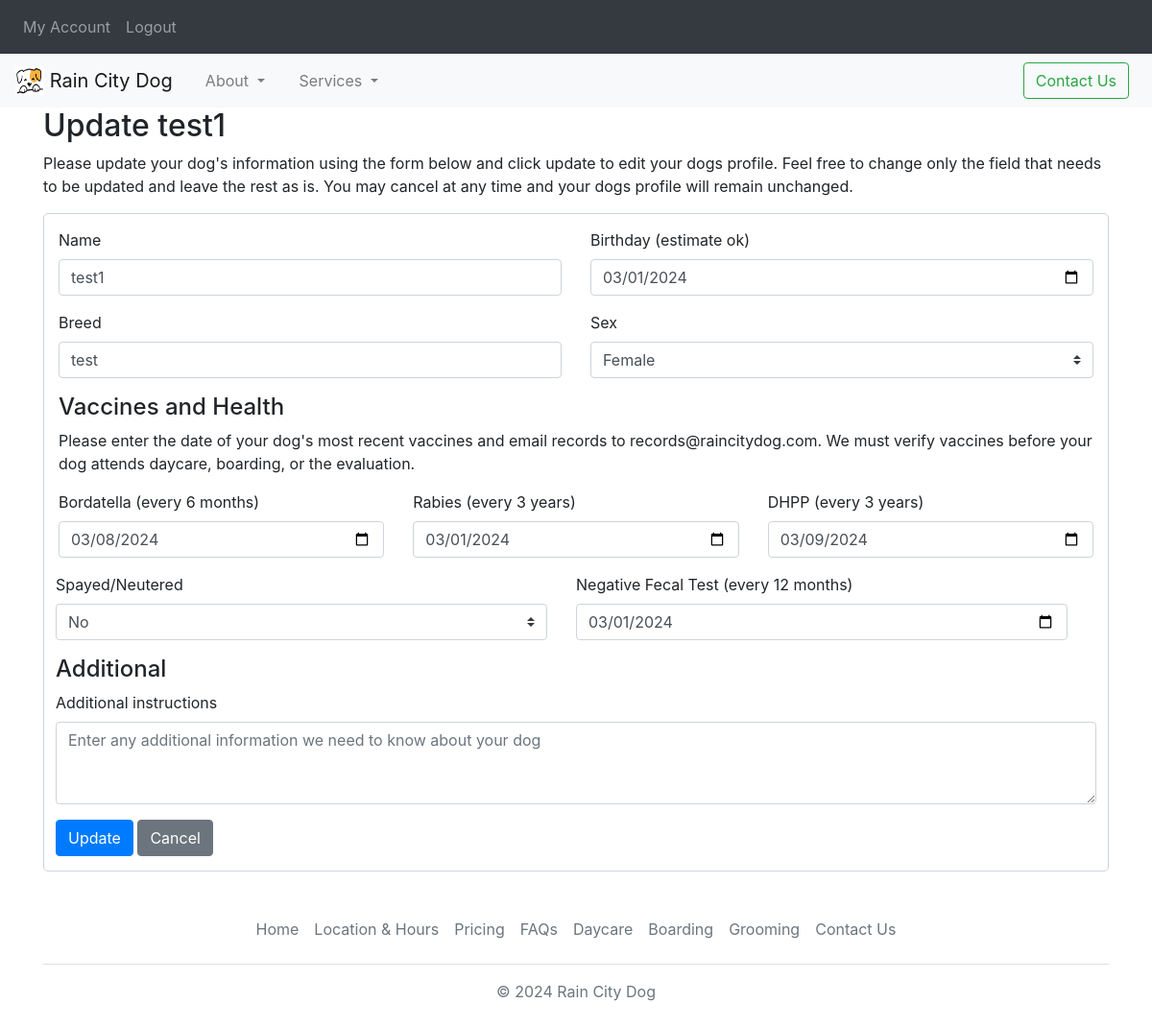
Before: /update-dog/11 (signed in) with the older database file.
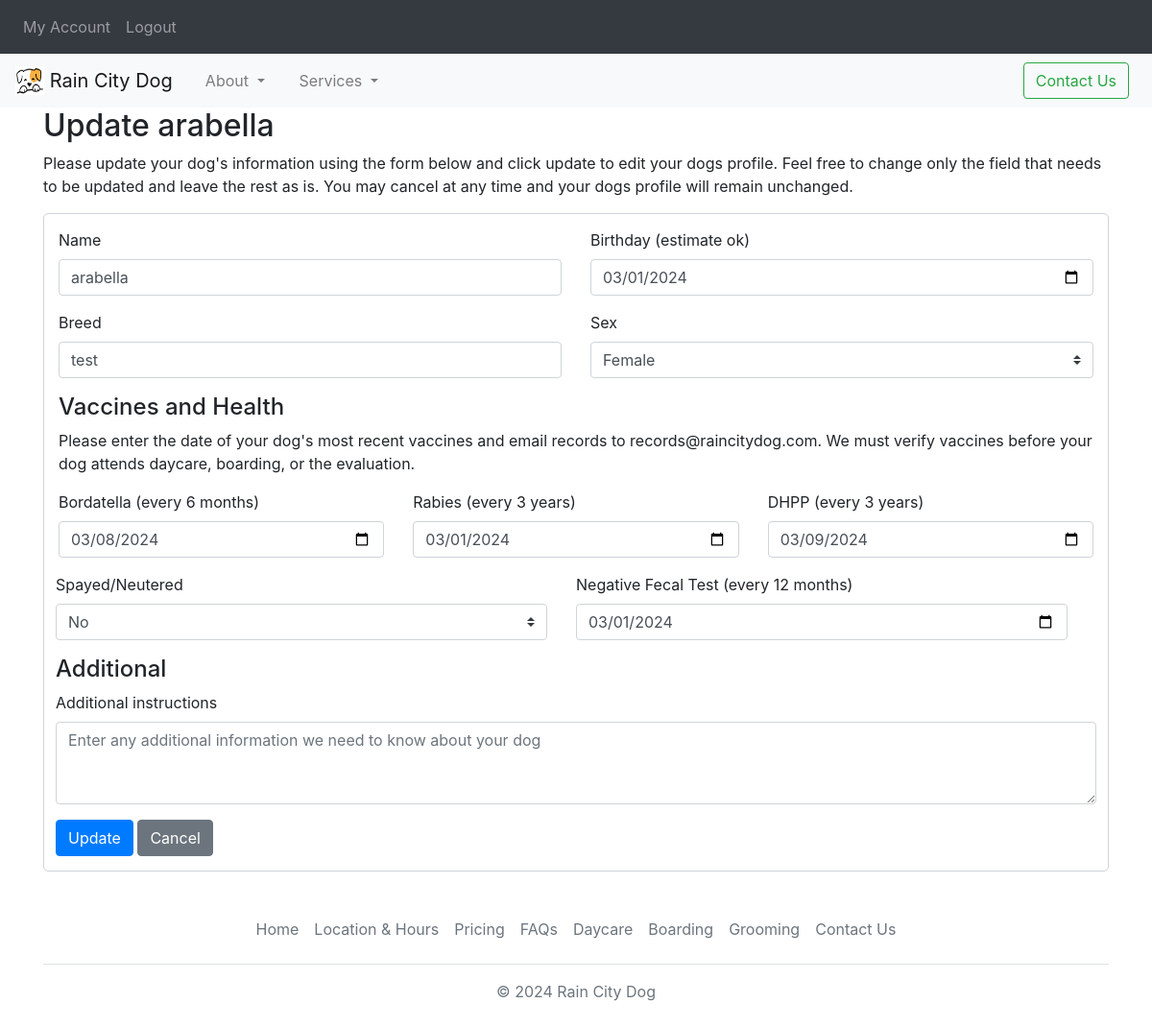
After: the same page with the newer database file.
### website/models.py (models this page shows)
class Dog(db.Model):
    id = db.Column(db.Integer, primary_key=True)
    user_id = db.Column(db.Integer, db.ForeignKey('user.id'))
    name = db.Column(db.String(150))
    birthday = db.Column(db.Date)
    breed = db.Column(db.String(75))
    sex = db.Column(db.String(10))
    bordatella = db.Column(db.Date)
    rabies = db.Column(db.Date)
    dhpp = db.Column(db.Date)
    altered = db.Column(db.String(5))
    fecal_test = db.Column(db.Date)
    notes = db.Column(db.String(10000))

### website/views.py (the view)
@views.route('/update-dog/<int:dog_id>', methods=['GET', 'POST'])
@login_required
def update_dog(dog_id):
    dog = Dog.query.get_or_404(dog_id)
    if request.method == 'POST':
        update_dog_info(dog)
        flash('Dog information updated successfully!', category='success')
        return redirect(url_for('views.home'))
    return render_template('update_dog.html', dog=dog, user=current_user)

### website/__init__.py (called while the page is built)
def create_app():
    app = Flask(__name__)
    app.config['SECRET_KEY'] = 'sadkljfas asksldl'
    app.config['SQLALCHEMY_DATABASE_URI'] = f'sqlite:///{DB_NAME}'
    db.init_app(app)
    from .views import views
    from .auth import auth
    from .models import User, Dog
    app.register_blueprint(views, url_prefix='/')
    app.register_blueprint(auth, url_prefix='/')
    with app.app_context():
        db.create_all()
    login_manager = LoginManager()
    login_manager.login_view = 'auth.login'
    login_manager.init_app(app)
    @login_manager.user_loader
    def load_user(id):
        return User.query.get(int(id))
    return app

### website/templates/update_dog.html (shortened to what this page needs)
{% extends "base.html" %}
{% block content%}
     <h2>Update {{dog.name}}</h2>
        <p>Please update your dog's information using the form below and click update to edit your dogs profile.
          Feel free to change only the field that needs to be updated and leave the rest as is. You may cancel at any
        time and your dogs profile will remain unchanged. </p>
  <form class="form-newdog" method="POST" enctype="multipart/form-data">
    <div class="row">
    <div class="col">
  <div class="form-group">
    <label for="name">Name</label>
    <input type="text" class="form-control" id="name" name="name" placeholder="Enter your dog's name" value="{{ dog.name }}" required>
  </div>
    </div>
    <div class="col">
      <div class="form-group">
    <label for="birthday">Birthday (estimate ok)</label>
    <input type="date" class="form-control" id="birthday" name="birthday" value="{{ dog.birthday }}" required>
  </div>
    </div>
    </div>
      <div class="row">
    <div class="col">
    <div class="form-group">
    <label for="breed">Breed</label>
    <input type="text" class="form-control" id="breed" name="breed" placeholder="Enter your dog's breed" value="{{ dog.breed }}" required>
  </div>
    </div>
    <div class="col">
  <div class="form-group">
    <label for="sex">Sex</label>
       <select class="custom-select" id="sex" name="sex" required>
         <option value="female" {% if dog.sex =="female" %} selected {% endif %}>Female</option>
      </select>
  </div>
    </div>
      </div>
    <h4>Vaccines and Health</h4>
    <p>Please enter the date of your dog's most recent vaccines and email records to records@raincitydog.com. We must verify vaccines before your dog attends daycare, boarding, or the evaluation. </p>
    <div class="row">
    <div class="col">
    <div class="form-group">
    <label for="bordatella">Bordatella (every 6 months)</label>
    <input type="date" class="form-control" id="bordatella" name="bordatella" value="{{ dog.bordatella }}" required>
  </div>
    </div>
    <div class="col">
    <div class="form-group">
    <label for="rabies">Rabies (every 3 years)</label>
    <input type="date" class="form-control" id="rabies" name="rabies" value="{{ dog.rabies }}" required>
  </div>
    </div>
    <div class="col">
    <div class="form-group">
    <label for="dhpp">DHPP (every 3 years)</label>
    <input type="date" class="form-control" id="dhpp" name="dhpp" value="{{ dog.dhpp }}" required>
  </div>
    </div>
    <div class="row">
    <div class="col">
    <div class="form-group">
    <label for="altered">Spayed/Neutered</label>
      <select class="custom-select" id="altered" name="altered" required>
          <option value="false" {% if dog.altered == "false" %} selected {% endif %}>No</option>
      </select>
    </div>
    </div>
    <div class="col">
     <div class="form-group">
    <label for="fecalTest">Negative Fecal Test (every 12 months)</label>
    <input type="date" class="form-control" id="fecalTest" name="fecalTest" value="{{ dog.fecal_test }}" required>
  </div>
    </div>
    </div>
    <h4>Additional</h4>
    <div class="form-group">
    <label for="notes">Additional instructions</label>
    <textarea class="form-control" id="notes" name="notes" placeholder="Enter any additional information we need to know about your dog" rows="3"></textarea>
  </div>
    <div align="left">
    <button type="submit" class="btn btn-primary" onclick="return confirm('Are you sure you want to update?')" >Update</button>
      <a href="{{ url_for('views.home') }}" class="btn btn-secondary">Cancel</a>
  </div>
    </div>
</form>
{% endblock %}

### website/templates/base.html (shortened to what this page needs)
<!DOCTYPE html>
<html>
  <head>
    <link href="https://cdn.jsdelivr.net/npm/bootstrap@5.3.2/dist/css/bootstrap.min.css"
          rel="stylesheet"
>
      <link rel="stylesheet" href="https://stackpath.bootstrapcdn.com/bootstrap/4.3.1/css/bootstrap.min.css">
    <link rel="stylesheet" href="./static/styles.css" />
    <nav class="navbar navbar-expand-lg navbar-dark bg-dark">
      <div class="collapse navbar-collapse" id="navbar">
        <div class="navbar-nav">
          {% if user.is_authenticated %}
          <a class="nav-item nav-link" id="home" href="/home"><span>My Account</span></a>
          <a class="nav-item nav-link" id="logout" href="/logout">Logout</a>
          {% else %}
          <span><a class="nav-item nav-link" id="signUp" href="/sign-up">New Customer</a></span>
          <span><a class="nav-item nav-link" id="login" href="/login"><span>Login</span></a></span>
          {% endif %}
        </div>
      </div>
    </nav>
  <nav class="navbar navbar-expand-lg navbar-light bg-light">
  <a class="navbar-brand" href="/"> <img src="/static/img/logo2.png" width="30" height="30" class="d-inline-block align-top" alt="logo">
    Rain City Dog</a>
  <div class="collapse navbar-collapse" id="navbarSupportedContent">
    <ul class="navbar-nav mr-auto">
      <li class="nav-item dropdown">
        <a class="nav-link dropdown-toggle" href="#" id="navbarDropdown" role="button" data-toggle="dropdown" aria-haspopup="true" aria-expanded="false">
          About
        </a>
      </li>
      <li class="nav-item dropdown">
        <a class="nav-link dropdown-toggle" href="#" id="navbarDropdown" role="button" data-toggle="dropdown" aria-haspopup="true" aria-expanded="false">
          Services
        </a>
      </li>
    </ul>
    <a href="/contact.html"><span class="btn btn-outline-success me-2"> Contact Us</span></a>
  </div>
</nav>
    <div class="container">{% block content %} {% endblock %}</div>
<div class="container">
  <footer class="py-3 my-4">
    <ul class="nav justify-content-center border-bottom pb-3 mb-3">
      <li class="nav-item"><a href="/" class="nav-link px-2 text-muted">Home</a></li>
      <li class="nav-item"><a href="/location.html" class="nav-link px-2 text-muted">Location & Hours</a></li>
      <li class="nav-item"><a href="/pricing.html" class="nav-link px-2 text-muted">Pricing</a></li>
      <li class="nav-item"><a href="/faq.html" class="nav-link px-2 text-muted">FAQs</a></li>
      <li class="nav-item"><a href="/daycare.html" class="nav-link px-2 text-muted">Daycare</a></li>
      <li class="nav-item"><a href="/boarding.html" class="nav-link px-2 text-muted">Boarding</a></li>
      <li class="nav-item"><a href="/grooming.html" class="nav-link px-2 text-muted">Grooming</a></li>
        <li class="nav-item"><a href="/contact.html" class="nav-link px-2 text-muted">Contact Us</a></li>
    </ul>
    <p class="text-center text-muted">© 2024 Rain City Dog</p>
  </footer>
</div>
  </body>
</html>

### website/static/styles.css (style rules this page uses)
nav { background-color: white; }
nav ul li a { color: #a9a9a9; font-size: 22px; margin: auto 10px; }

Changed rows visible on the page:
changed Dog "test": name "test1" → "arabella"
